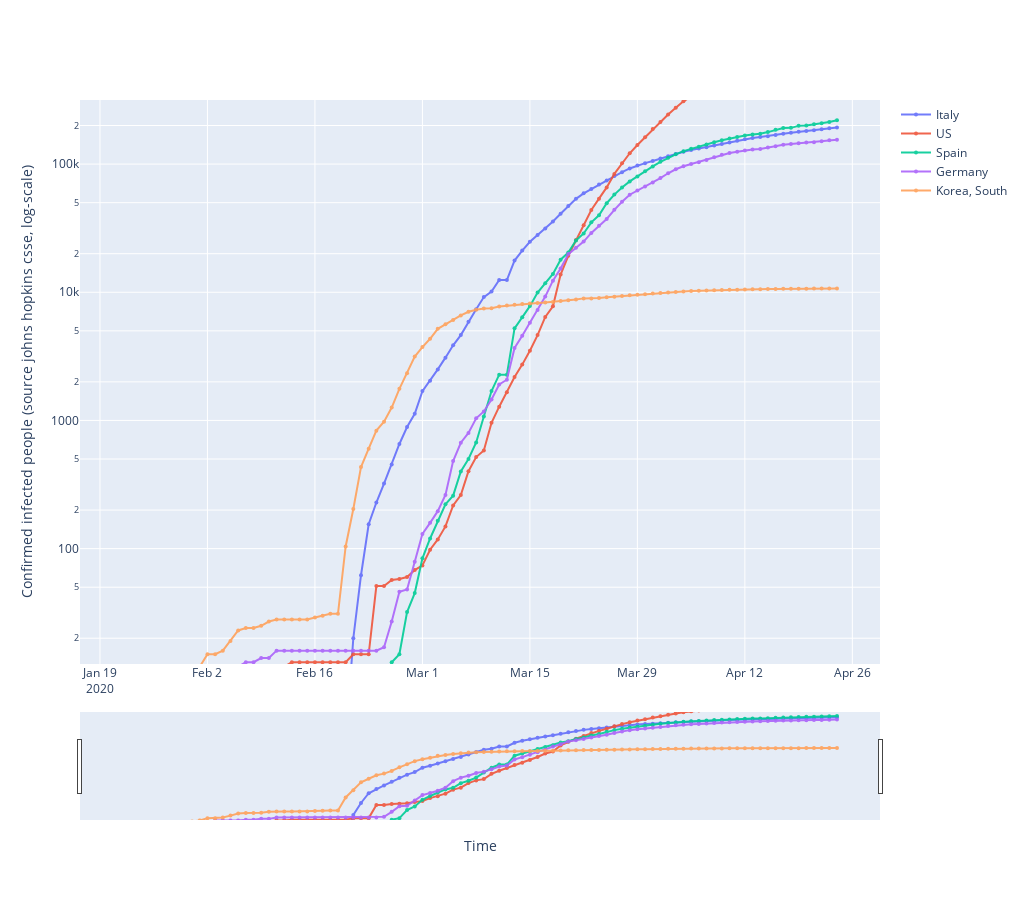

Notebook code for this chart:
### Code cell
fig = go.Figure()
for each in country_list:
    fig.add_trace(go.Scatter(x=df_plot.date,
                                y=df_plot[each],
                                mode='markers+lines',
                                opacity=0.9,
                                line_width=2,
                                marker_size=4, 
                                name=each
                                 )
                     )
fig.update_layout(
    width=1024,
    height=900,
    xaxis_title="Time",
    yaxis_title="Confirmed infected people,
)
fig.update_yaxes(type="log",range=[1.1,5.5])


fig.update_layout(xaxis_rangeslider_visible=True)
#fig.show(renderer='chrome')
fig.show()
